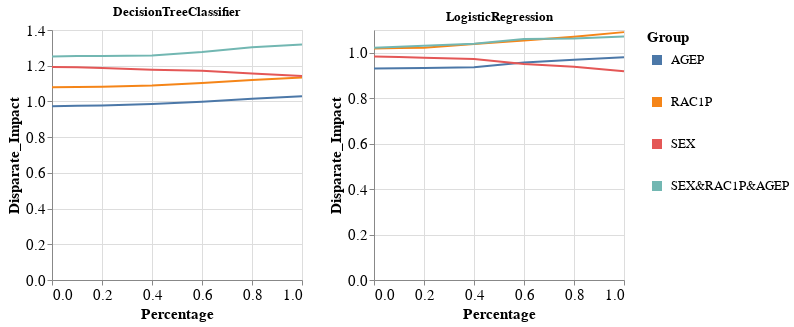

Write notebook code for a chart like this one.
### Code cell
visualizer.create_groups_grid_pct_lines_per_model_plot(group_metric='Disparate_Impact',
                                                       target_preprocessing_technique=PREPROCESSING_TECHNIQUES[0],
                                                       model_names=MODEL_NAMES[:2])

### Figure 1 — Vega-Lite specification as saved in the notebook (floating-point values rounded to 4 significant figures)
{"config": {"view": {"continuousWidth": 400, "continuousHeight": 300}, "axis": {"labelFontSize": 15, "titleFontSize": 15}, "legend": {"labelFontSize": 13, "symbolStrokeWidth": 10, "titleFontSize": 15}}, "vconcat": [{"hconcat": [{"mark": "line", "encoding": {"color": {"field": "Group", "type": "nominal"}, "x": {"field": "Percentage", "type": "quantitative"}, "y": {"field": "Metric_Value", "title": "Disparate_Impact", "type": "quantitative"}}, "height": 250, "title": "DecisionTreeClassifier", "width": 250}, {"data": {"name": "data-45d85949780875dbcee62a584a1d6a97"}, "mark": "line", "encoding": {"color": {"field": "Group", "type": "nominal"}, "x": {"field": "Percentage", "type": "quantitative"}, "y": {"field": "Metric_Value", "title": "Disparate_Impact", "type": "quantitative"}}, "height": 250, "title": "LogisticRegression", "width": 250}]}], "data": {"name": "data-5165c9ff7e15a899fffba7513a41861d"}, "$schema": "https://vega.github.io/schema/vega-lite/v4.17.0.json", "datasets": {"data-5165c9ff7e15a899fffba7513a41861d": [{"Model_Name": "DecisionTreeClassifier", "Metric": "Disparate_Impact", "Group": "AGEP", "Metric_Value": 0.9732, "Percentage": 0.0}, {"Model_Name": "DecisionTreeClassifier", "Metric": "Disparate_Impact", "Group": "RAC1P", "Metric_Value": 1.08, "Percentage": 0.0}, {"Model_Name": "DecisionTreeClassifier", "Metric": "Disparate_Impact", "Group": "SEX", "Metric_Value": 1.192, "Percentage": 0.0}, {"Model_Name": "DecisionTreeClassifier", "Metric": "Disparate_Impact", "Group": "SEX&RAC1P&AGEP", "Metric_Value": 1.251, "Percentage": 0.0}, {"Model_Name": "DecisionTreeClassifier", "Metric": "Disparate_Impact", "Group": "AGEP", "Metric_Value": 0.9756, "Percentage": 0.1}, {"Model_Name": "DecisionTreeClassifier", "Metric": "Disparate_Impact", "Group": "RAC1P", "Metric_Value": 1.081, "Percentage": 0.1}, {"Model_Name": "DecisionTreeClassifier", "Metric": "Disparate_Impact", "Group": "SEX", "Metric_Value": 1.191, "Percentage": 0.1}, {"Model_Name": "DecisionTreeClassifier", "Metric": "Disparate_Impact", "Group": "SEX&RAC1P&AGEP", "Metric_Value": 1.254, "Percentage": 0.1}, {"Model_Name": "DecisionTreeClassifier", "Metric": "Disparate_Impact", "Group": "AGEP", "Metric_Value": 0.9772, "Percentage": 0.2}, {"Model_Name": "DecisionTreeClassifier", "Metric": "Disparate_Impact", "Group": "RAC1P", "Metric_Value": 1.083, "Percentage": 0.2}, {"Model_Name": "DecisionTreeClassifier", "Metric": "Disparate_Impact", "Group": "SEX", "Metric_Value": 1.187, "Percentage": 0.2}, {"Model_Name": "DecisionTreeClassifier", "Metric": "Disparate_Impact", "Group": "SEX&RAC1P&AGEP", "Metric_Value": 1.254, "Percentage": 0.2}, {"Model_Name": "DecisionTreeClassifier", "Metric": "Disparate_Impact", "Group": "AGEP", "Metric_Value": 0.9857, "Percentage": 0.4}, {"Model_Name": "DecisionTreeClassifier", "Metric": "Disparate_Impact", "Group": "RAC1P", "Metric_Value": 1.089, "Percentage": 0.4}, {"Model_Name": "DecisionTreeClassifier", "Metric": "Disparate_Impact", "Group": "SEX", "Metric_Value": 1.178, "Percentage": 0.4}, {"Model_Name": "DecisionTreeClassifier", "Metric": "Disparate_Impact", "Group": "SEX&RAC1P&AGEP", "Metric_Value": 1.257, "Percentage": 0.4}, {"Model_Name": "DecisionTreeClassifier", "Metric": "Disparate_Impact", "Group": "AGEP", "Metric_Value": 0.9983, "Percentage": 0.6}, {"Model_Name": "DecisionTreeClassifier", "Metric": "Disparate_Impact", "Group": "RAC1P", "Metric_Value": 1.103, "Percentage": 0.6}, {"Model_Name": "DecisionTreeClassifier", "Metric": "Disparate_Impact", "Group": "SEX", "Metric_Value": 1.171, "Percentage": 0.6}, {"Model_Name": "DecisionTreeClassifier", "Metric": "Disparate_Impact", "Group": "SEX&RAC1P&AGEP", "Metric_Value": 1.276, "Percentage": 0.6}, {"Model_Name": "DecisionTreeClassifier", "Metric": "Disparate_Impact", "Group": "AGEP", "Metric_Value": 1.015, "Percentage": 0.8}, {"Model_Name": "DecisionTreeClassifier", "Metric": "Disparate_Impact", "Group": "RAC1P", "Metric_Value": 1.12, "Percentage": 0.8}, {"Model_Name": "DecisionTreeClassifier", "Metric": "Disparate_Impact", "Group": "SEX", "Metric_Value": 1.157, "Percentage": 0.8}, {"Model_Name": "DecisionTreeClassifier", "Metric": "Disparate_Impact", "Group": "SEX&RAC1P&AGEP", "Metric_Value": 1.303, "Percentage": 0.8}, {"Model_Name": "DecisionTreeClassifier", "Metric": "Disparate_Impact", "Group": "AGEP", "Metric_Value": 1.029, "Percentage": 1.0}, {"Model_Name": "DecisionTreeClassifier", "Metric": "Disparate_Impact", "Group": "RAC1P", "Metric_Value": 1.134, "Percentage": 1.0}, {"Model_Name": "DecisionTreeClassifier", "Metric": "Disparate_Impact", "Group": "SEX", "Metric_Value": 1.142, "Percentage": 1.0}, {"Model_Name": "DecisionTreeClassifier", "Metric": "Disparate_Impact", "Group": "SEX&RAC1P&AGEP", "Metric_Value": 1.319, "Percentage": 1.0}], "data-45d85949780875dbcee62a584a1d6a97": [{"Model_Name": "LogisticRegression", "Metric": "Disparate_Impact", "Group": "AGEP", "Metric_Value": 0.9303, "Percentage": 0.0}, {"Model_Name": "LogisticRegression", "Metric": "Disparate_Impact", "Group": "RAC1P", "Metric_Value": 1.018, "Percentage": 0.0}, {"Model_Name": "LogisticRegression", "Metric": "Disparate_Impact", "Group": "SEX", "Metric_Value": 0.9836, "Percentage": 0.0}, {"Model_Name": "LogisticRegression", "Metric": "Disparate_Impact", "Group": "SEX&RAC1P&AGEP", "Metric_Value": 1.022, "Percentage": 0.0}, {"Model_Name": "LogisticRegression", "Metric": "Disparate_Impact", "Group": "AGEP", "Metric_Value": 0.9319, "Percentage": 0.1}, {"Model_Name": "LogisticRegression", "Metric": "Disparate_Impact", "Group": "RAC1P", "Metric_Value": 1.021, "Percentage": 0.1}, {"Model_Name": "LogisticRegression", "Metric": "Disparate_Impact", "Group": "SEX", "Metric_Value": 0.9817, "Percentage": 0.1}, {"Model_Name": "LogisticRegression", "Metric": "Disparate_Impact", "Group": "SEX&RAC1P&AGEP", "Metric_Value": 1.027, "Percentage": 0.1}, {"Model_Name": "LogisticRegression", "Metric": "Disparate_Impact", "Group": "AGEP", "Metric_Value": 0.9326, "Percentage": 0.2}, {"Model_Name": "LogisticRegression", "Metric": "Disparate_Impact", "Group": "RAC1P", "Metric_Value": 1.022, "Percentage": 0.2}, {"Model_Name": "LogisticRegression", "Metric": "Disparate_Impact", "Group": "SEX", "Metric_Value": 0.9784, "Percentage": 0.2}, {"Model_Name": "LogisticRegression", "Metric": "Disparate_Impact", "Group": "SEX&RAC1P&AGEP", "Metric_Value": 1.03, "Percentage": 0.2}, {"Model_Name": "LogisticRegression", "Metric": "Disparate_Impact", "Group": "AGEP", "Metric_Value": 0.9357, "Percentage": 0.4}, {"Model_Name": "LogisticRegression", "Metric": "Disparate_Impact", "Group": "RAC1P", "Metric_Value": 1.039, "Percentage": 0.4}, {"Model_Name": "LogisticRegression", "Metric": "Disparate_Impact", "Group": "SEX", "Metric_Value": 0.9722, "Percentage": 0.4}, {"Model_Name": "LogisticRegression", "Metric": "Disparate_Impact", "Group": "SEX&RAC1P&AGEP", "Metric_Value": 1.04, "Percentage": 0.4}, {"Model_Name": "LogisticRegression", "Metric": "Disparate_Impact", "Group": "AGEP", "Metric_Value": 0.9571, "Percentage": 0.6}, {"Model_Name": "LogisticRegression", "Metric": "Disparate_Impact", "Group": "RAC1P", "Metric_Value": 1.053, "Percentage": 0.6}, {"Model_Name": "LogisticRegression", "Metric": "Disparate_Impact", "Group": "SEX", "Metric_Value": 0.9509, "Percentage": 0.6}, {"Model_Name": "LogisticRegression", "Metric": "Disparate_Impact", "Group": "SEX&RAC1P&AGEP", "Metric_Value": 1.06, "Percentage": 0.6}, {"Model_Name": "LogisticRegression", "Metric": "Disparate_Impact", "Group": "AGEP", "Metric_Value": 0.9688, "Percentage": 0.8}, {"Model_Name": "LogisticRegression", "Metric": "Disparate_Impact", "Group": "RAC1P", "Metric_Value": 1.07, "Percentage": 0.8}, {"Model_Name": "LogisticRegression", "Metric": "Disparate_Impact", "Group": "SEX", "Metric_Value": 0.9384, "Percentage": 0.8}, {"Model_Name": "LogisticRegression", "Metric": "Disparate_Impact", "Group": "SEX&RAC1P&AGEP", "Metric_Value": 1.063, "Percentage": 0.8}, {"Model_Name": "LogisticRegression", "Metric": "Disparate_Impact", "Group": "AGEP", "Metric_Value": 0.9806, "Percentage": 1.0}, {"Model_Name": "LogisticRegression", "Metric": "Disparate_Impact", "Group": "RAC1P", "Metric_Value": 1.091, "Percentage": 1.0}, {"Model_Name": "LogisticRegression", "Metric": "Disparate_Impact", "Group": "SEX", "Metric_Value": 0.9187, "Percentage": 1.0}, {"Model_Name": "LogisticRegression", "Metric": "Disparate_Impact", "Group": "SEX&RAC1P&AGEP", "Metric_Value": 1.072, "Percentage": 1.0}]}}
